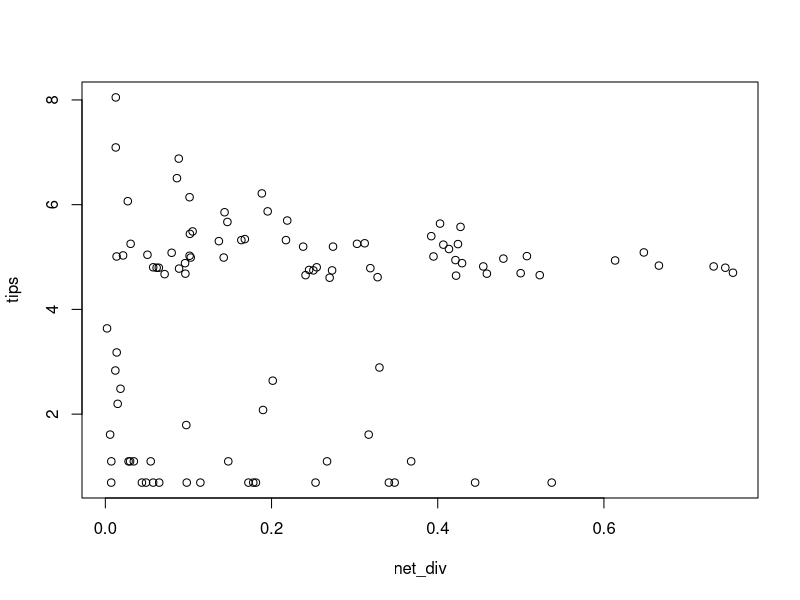
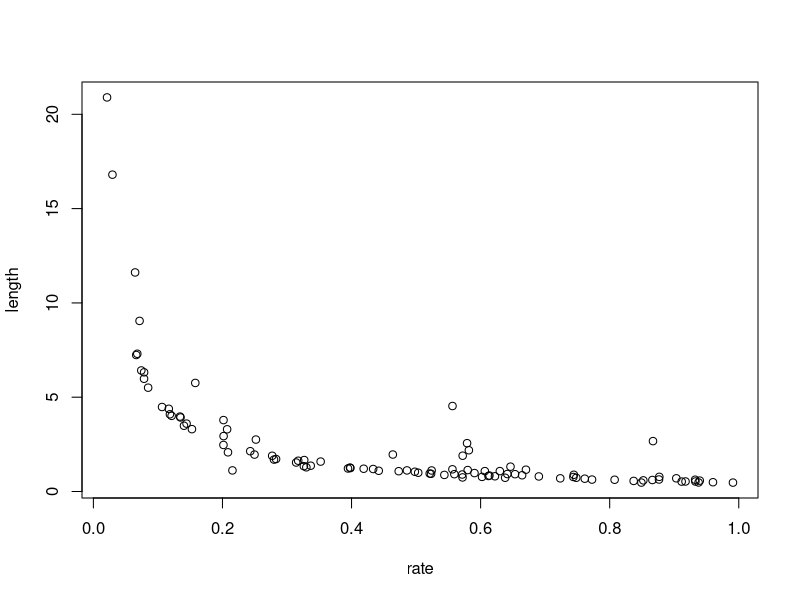
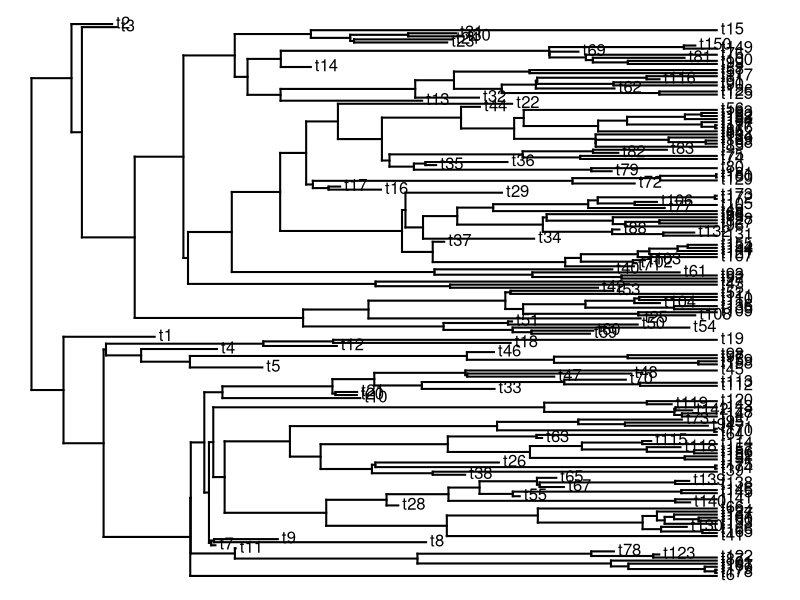
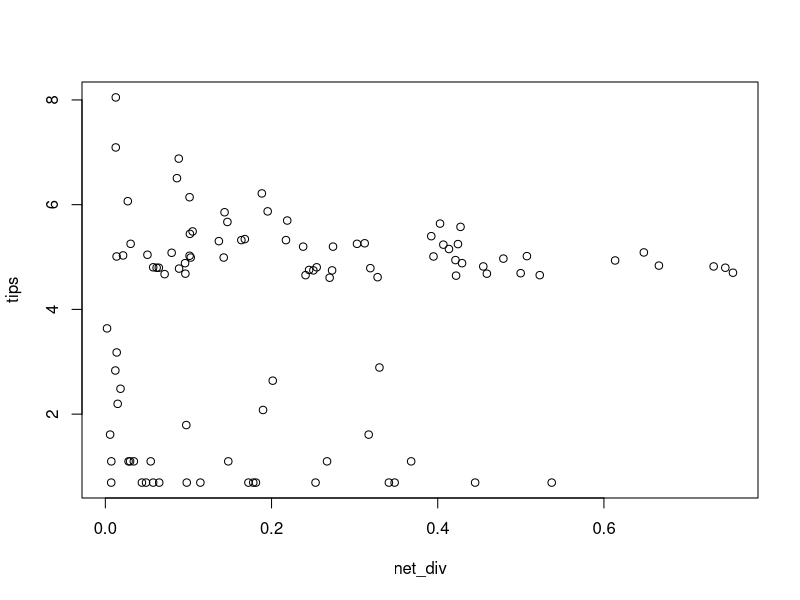
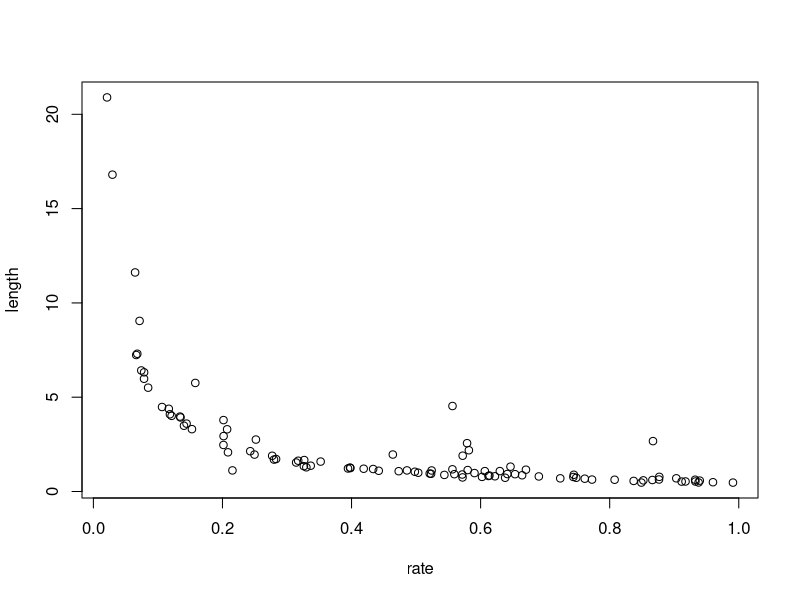
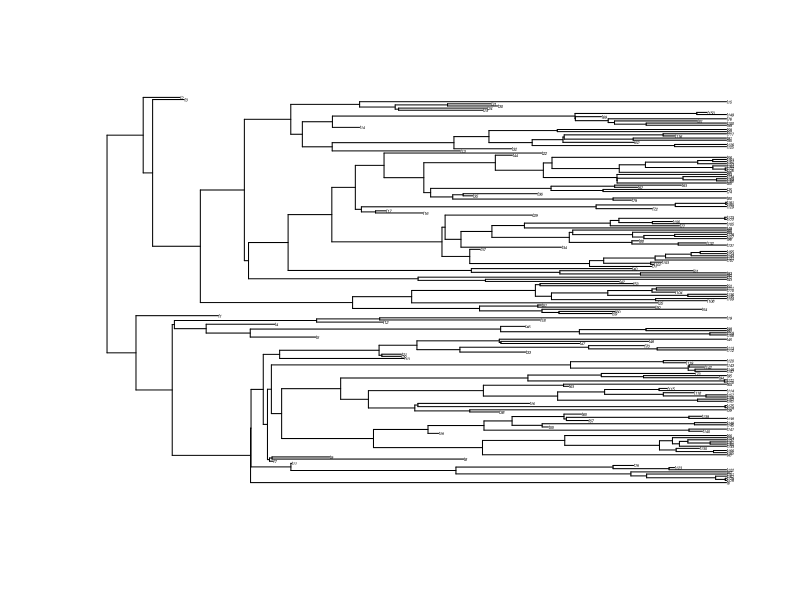

Here is the R script that generated these plots, in order: (Note: this script raises an error after producing the figures.)
#Task 10
#A group of us worked together to do most of the first for loop and its questions, but I worked mainly with Logan Bower and Kayla Coffman, who helped me with much of the coding for that loop and its questions, and also a few parts of the second one and its questions later.
#There were several other people in the group for the first loop, including Megan Cozort and Spencer Cutlip, but I don't know all of their names and I mostly worked with Logan and Kayla. I also posted and discussed it on Reddit. 
library ("phytools")
#questions 1-3
trees<-list()
births<-c()
Fractions<-c()
net_div<-c()
rate<-c()
length<-c()
for (i in 1:100){
  births[i]<-runif(1)
  Fractions[i]<-runif(1)
  trees[[i]]<-pbtree(b=births[i],d=births[i]*Fractions[i],n=100)
  net_div[[i]]<-births[i]-births[i]*Fractions[i]
  rate[[i]]<-births[i]
  length[[i]]<-mean(trees[[i]]$edge.length)
}
tips<-log(sapply(trees,Ntip))
plot(net_div,tips)
plot(rate,length)
sp_rate<-unlist(rate)
lengths<-unlist(length)
cor(sp_rate,lengths)
pdf("Net diversity and tips", height=4, width=4)
plot(net_div,tips)
dev.off()
pdf("Speciation rate and length", height=4, width=4)
plot(rate,length)
dev.off()
#question 4 - as the net diversification rate increases, the log of the tips also increases
#question 5 - as the speciation rate increases, the average branch length decreases
#question 6 - the correlation between speciation rate and branch length is -0.2498617
trees
Tree<-trees[[90]]
Tree
plotTree(Tree,cex=0.25)
pdf("Tree", height=4, width=4)
plot(Tree,cex=0.25)
dev.off()
rates<-c()
traits<-c()
for (i in 1:100) {
  rates[i]<-runif(1)
  traits[[i]]<-fastBM(Tree,sig2=rates[i])
}
mean_rate[[i]]<-mean(rates[[i]])
mean_trait[[i]]<-mean(traits[[i]])
cor(mean_trait[[i]],mean_rate[[i]])
traits2[[i]]<-unlist(mean_trait[[i]])
plot(traits2[[i]],mean_rate[[i]])
pdf("correlation between rate and trait mean", height=4, width=4)
plot(traits2[[i]],mean_rate[[i]])
dev.off()
#question 8 - I was not able to figure this part out
var_rate[[i]]<-var(rates[[i]])
var_trait[[i]]<-var(traits2[[i]])
cor(var_trait[[i]],var_rate[[i]])
#question 9 - I was not able to figure this part out 
traitMat<-cbind(traits[[1]],traits[[4]])
cor(traitMat)
#question 10 - the correlation between them is 1, which is significant because it means there is a definite relationship between the traits
